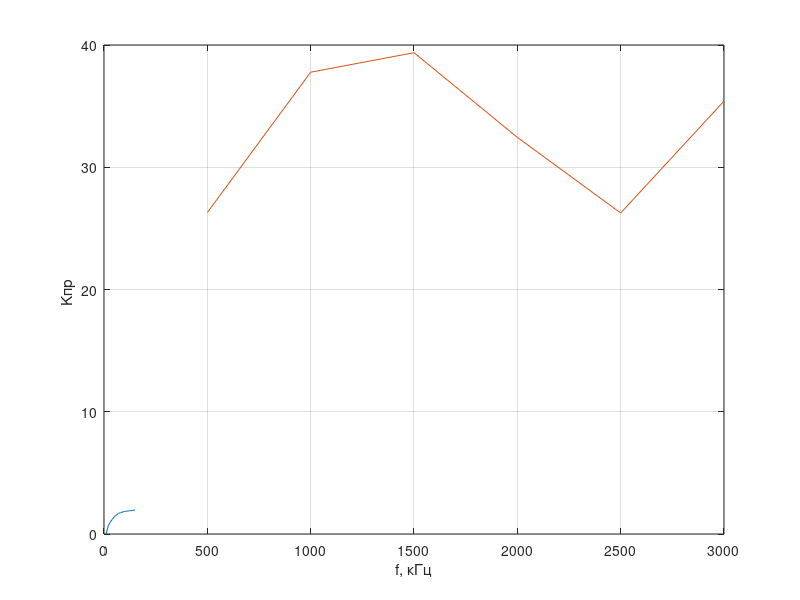
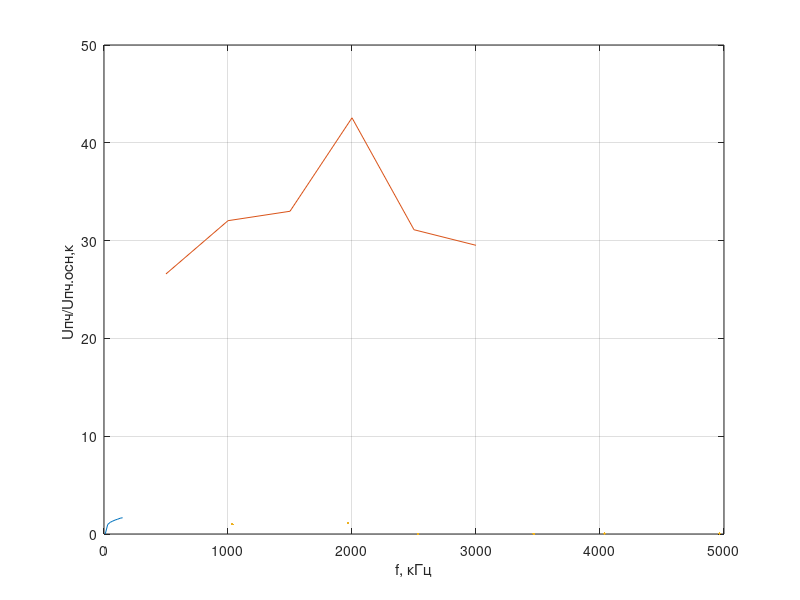
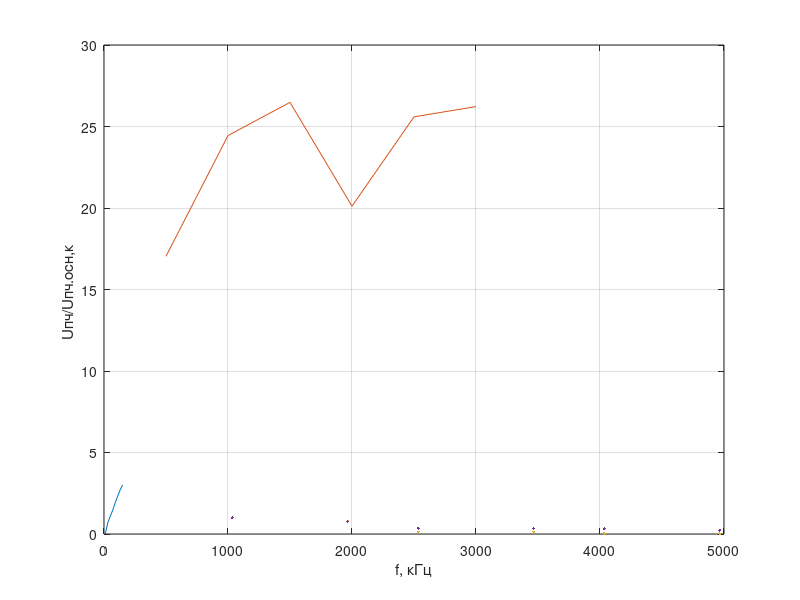

Source code (MATLAB) for these figures, in order:
% %1
clc
clear all
Uc1=(10:10:150);
Upch1=[0.009 0.638 0.966 1.192 1.417 1.557 1.694 1.740 1.804 1.847 1.869 1.890 1.912 1.944 1.955];
Uc2=(10:20:150);
Upch2=[0 .977 1.192 1.321 1.428 1.514 1.611 1.665];
Uc3=(10:20:150);
Upch3=[0 .681 1.074 1.460 1.912 2.320 2.696 3.007];
figure(1)
plot(Uc1,Upch1), hold on, grid on
xlabel('Uc, мВ')
ylabel('Uпч, В')
figure(2)
plot(Uc2,Upch2), hold on, grid on
xlabel('Uc, мВ')
ylabel('Uпч, В')
figure(3)
plot(Uc3,Upch3), hold on, grid on
xlabel('Uc, мВ')
ylabel('Uпч, В')

%% 2
clc
clear all
fc=[500:500:3000];
Upch1=[0.710 1.020 1.063 0.876 0.709 .956];
Upch2=[0.718 0.865 0.891 1.149 0.840 0.797];
Upch3=[0.460 0.660 0.715 0.543 0.691 0.708];
Uc=27*10^(-3);
figure(1)
plot(fc,Upch1./Uc), hold on, grid on
xlabel('f, кГц')
ylabel('Kпр ')
figure(2)
plot(fc,Upch2./Uc), hold on, grid on
xlabel('f, кГц')
ylabel('Kпр ')
figure(3)
plot(fc,Upch3./Uc), hold on, grid on
xlabel('f, кГц')
ylabel('Kпр ')
%% 3
clc
clear all
fg=1500;
fcosn=fg-465
fczerk=fg+465
Upch1=1.074 ;
Upch1zerk=0.789;
Upch2=0.913;
Upch2zerk=1.009;
Upch3=0.684 ;
Upch3zerk=0.511;
%% 4
clc
clear all
fc=[1035 1965 2535 3465 4035 4965]
Upch1=[1.009 0.789 0.140 0.131 0.037 0.021]
Upch2=[0.902 1.009 0.009 0.018 0.050 0.042]
Upch3=[0.667 0.511 0.230 0.227 0.221 0.147]
plot(fc,Upch1/Upch1(1),'.'), hold on, grid on
xlabel('f, кГц')
ylabel('Uпч/Uпч.осн,к ')
figure(2)
plot(fc,Upch2/Upch2(1),'.'), hold on, grid on
xlabel('f, кГц')
ylabel('Uпч/Uпч.осн,к ')
figure(3)
plot(fc,Upch3/Upch3(1),'.'), hold on, grid on
xlabel('f, кГц')
ylabel('Uпч/Uпч.осн,к ')
%% 5
clc
clear all
fc=[985 465]
upch1=[1.052 1.955]
upch2=[0.934 0.012]
upch3=[0.672 0.081]
%% help
fileID = fopen('myfile.txt','w');
nbytes = fprintf(fileID,'% 1.4f\n',upch3);
fclose(fileID);
type('myfile.txt')